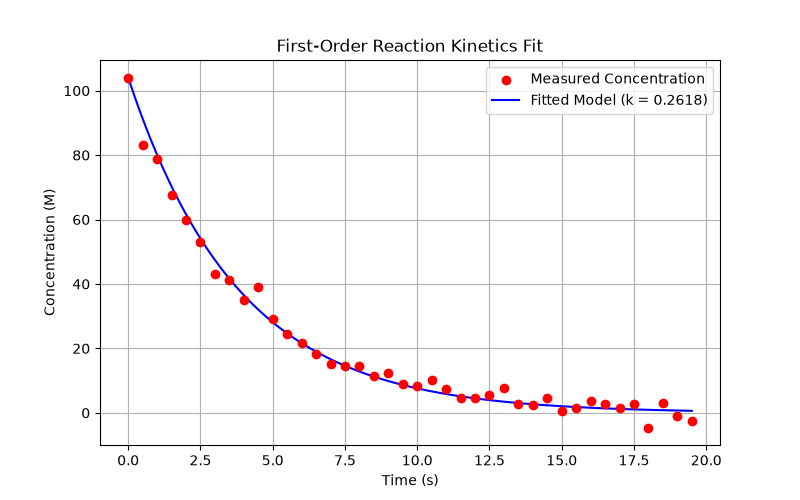

Write the Python code that produced this figure.
"""
PW2 Lab B Part 3 -- fit a reaction's rate constant to measured data.

A first-order reaction decays as  C(t) = C0 * exp(-k*t).  You have noisy
concentration-vs-time measurements; find the k that best matches them.
"""
import numpy as np
import matplotlib.pyplot as plt
from scipy.optimize import minimize

# TODO 1: Read kinetics.csv into arrays t, C
t, C = np.loadtxt("kinetics.csv", delimiter=",", skiprows=1, unpack=True)
C0 = C[0]

# TODO 2: Define total_error(k) = sum of (measured - C0*exp(-k*t))^2
def total_error(k):
    k_val = k[0]
    C_model = C0 * np.exp(-k_val * t)
    return np.sum((C - C_model) ** 2)

# TODO 3: Minimise total_error with scipy.optimize.minimize
res = minimize(total_error, x0=[0.5], method="SLSQP", bounds=[(0, 5)])
fitted_k = res.x[0]
print(f"Fitted rate constant k = {fitted_k:.4f} s^-1")

# TODO 4: Plot measured data and fitted curve
plt.figure(figsize=(8, 5))
plt.scatter(t, C, color="red", label="Measured Concentration", zorder=3)
t_fine = np.linspace(min(t), max(t), 200)
plt.plot(t_fine, C0 * np.exp(-fitted_k * t_fine), "b-", label=f"Fitted Model (k = {fitted_k:.4f})")
plt.xlabel("Time (s)")
plt.ylabel("Concentration (M)")
plt.title("First-Order Reaction Kinetics Fit")
plt.legend()
plt.grid(True)
plt.savefig("kinetics.png")
print("Saved kinetics.png successfully.")
